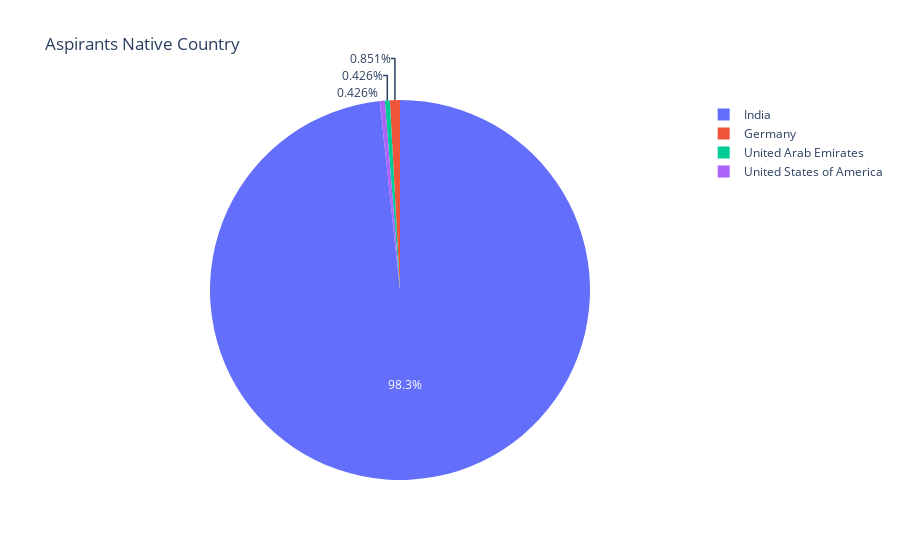

The code cell stored with this chart in its notebook:
### Code cell
labels=country.index
values=country.values

fig=px.pie(values=values,
          labels=labels, hover_name=labels, names=labels,
          title='Aspirants Native Country')
fig.show()

### Figure 1 — Plotly figure (JSON) as saved in the notebook; plotly's stock layout.template omitted (floating-point values rounded to 4 significant figures)
{"data": [{"domain": {"x": [0, 1], "y": [0, 1]}, "hovertemplate": "<b>%{hovertext}</b><br><br>label=%{label}<br>value=%{value}<extra></extra>", "hovertext": ["India", "Germany", "United Arab Emirates", "United States of America"], "labels": ["India", "Germany", "United Arab Emirates", "United States of America"], "legendgroup": "", "name": "", "showlegend": true, "type": "pie", "values": [231, 2, 1, 1]}], "layout": {"legend": {"tracegroupgap": 0}, "title": {"text": "Aspirants Native Country"}}}
